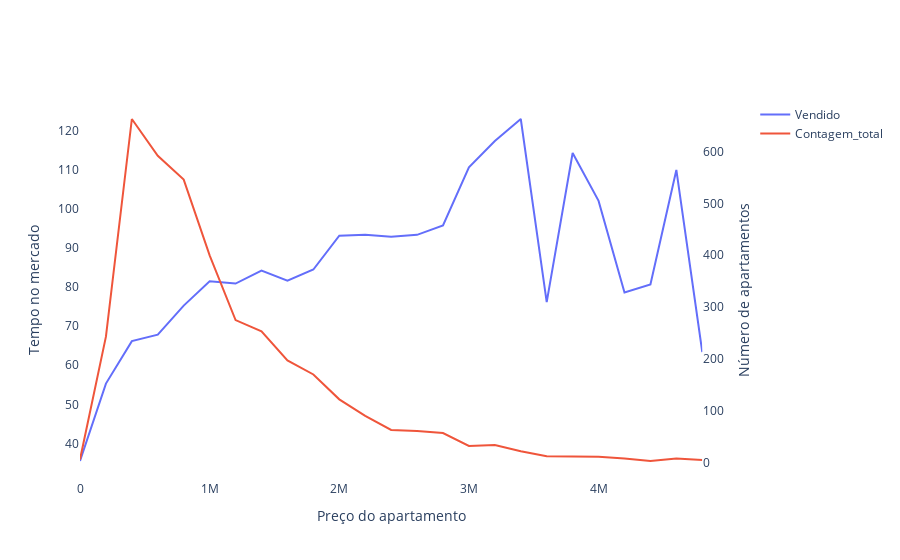

The notebook cell saved with this chart:
### Markdown cell above
# preço liquidez

### Code cell
import plotly.graph_objects as go
from plotly.subplots import make_subplots
#https://towardsdatascience.com/piecewise-linear-regression-model-what-is-it-and-when-can-we-use-it-93286cfee452
import plotly.graph_objects as go
from plotly.subplots import make_subplots
ratio = 2*10**5
dataframe = listings.copy()
x_variable = 'value'
y_variable = 'time_on_market'
error_variable = 'std_value'
#dataframe = listings_time_on_market
dataframe[x_variable] = dataframe[x_variable]/ratio
dataframe[x_variable] = dataframe[x_variable].apply(int)*ratio
dataframe = dataframe[dataframe['sold']==1].groupby([x_variable]).agg(time_on_market=(y_variable,'mean'),
                                                       std_value=(y_variable,'std'),
                                                       count=('sold','count')).reset_index()
dataframe = dataframe.fillna(0)
x = dataframe[x_variable]
y = dataframe[y_variable]
yc = dataframe['count']
# Create figure with secondary y-axis
fig = make_subplots(specs=[[{"secondary_y": True}]])

# Add traces
fig.add_trace(
    go.Scatter(x=x, y=y, name="Vendido"
),
    secondary_y=False)

fig.add_trace(
    go.Scatter(x=x, y=yc, name="Contagem_total"),
    secondary_y=True,
)

# Add figure title
#fig.update_layout(
#    title_text="Evolução tamanho do apartamento X tempo no mercado"
#)

# Set x-axis title
fig.update_xaxes(title_text="Preço do apartamento")

# Set y-axes titles
fig.update_yaxes(title_text="Tempo no mercado", secondary_y=False)
fig.update_yaxes(title_text="Número de apartamentos", secondary_y=True)
fig.update_layout(paper_bgcolor='rgba(0,0,0,0)',
    plot_bgcolor='rgba(0,0,0,0)')
fig.write_image("fig_7_preco_tempo.png")
fig.show()
#https://towardsdatascience.com/piecewise-linear-regression-model-what-is-it-and-when-can-we-use-it-93286cfee452

### Figure 1 — Plotly figure (JSON) as saved in the notebook; plotly's stock layout.template omitted (floating-point values rounded to 4 significant figures)
{"data": [{"name": "Vendido", "type": "scatter", "x": [0, 200000, 400000, 600000, 800000, 1000000, 1200000, 1400000, 1600000, 1800000, 2000000, 2200000, 2400000, 2600000, 2800000, 3000000, 3200000, 3400000, 3600000, 3800000, 4000000, 4200000, 4400000, 4600000, 4800000], "xaxis": "x", "y": [35.5, 55.31, 66.18, 67.83, 75.28, 81.52, 80.92, 84.25, 81.68, 84.52, 93.18, 93.39, 92.9, 93.39, 95.82, 110.7, 117.4, 123.0, 76.17, 114.3, 102.1, 78.62, 80.67, 110, 63.4], "yaxis": "y"}, {"name": "Contagem_total", "type": "scatter", "x": [0, 200000, 400000, 600000, 800000, 1000000, 1200000, 1400000, 1600000, 1800000, 2000000, 2200000, 2400000, 2600000, 2800000, 3000000, 3200000, 3400000, 3600000, 3800000, 4000000, 4200000, 4400000, 4600000, 4800000], "xaxis": "x", "y": [6, 243, 663, 592, 546, 400, 275, 253, 197, 170, 122, 90, 63, 61, 57, 32, 34, 22, 12, 12, 11, 8, 3, 8, 5], "yaxis": "y2"}], "layout": {"paper_bgcolor": "rgba(0,0,0,0)", "plot_bgcolor": "rgba(0,0,0,0)", "xaxis": {"anchor": "y", "domain": [0, 0.94], "title": {"text": "Preço do apartamento"}}, "yaxis": {"anchor": "x", "domain": [0, 1], "title": {"text": "Tempo no mercado"}}, "yaxis2": {"anchor": "x", "overlaying": "y", "side": "right", "title": {"text": "Número de apartamentos"}}}}
